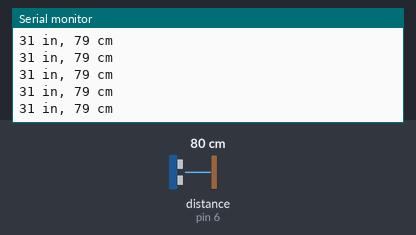
This sketch was run on a simulated Arduino Uno, built with avr-gcc and run on an emulated ATmega328P. Shown: the last lines printed to the serial monitor. Wiring (inferred from the names in the program): ultrasonic range finder: trigger pin 7; echo pin 6. Inputs (shaded band) come from the test bench; at power-on: distance to the obstacle (sensor on pin 6) 80 cm. The echo pulse lasts 58.3 µs per cm.

Above: at 1.2 s.
1.3 s: distance to the obstacle (sensor on pin 6) set to 4 cm
At 1.35 s:
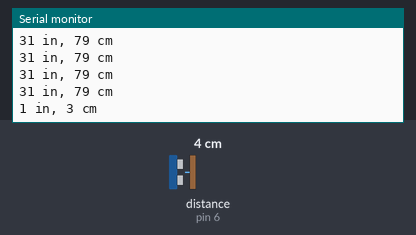
4.3 s: distance to the obstacle (sensor on pin 6) set to 2 cm
At 4.31 s:
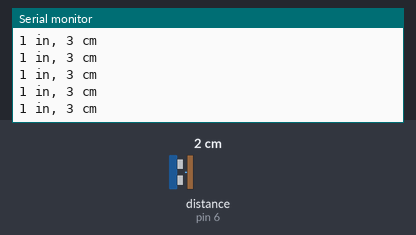
5.8 s: distance to the obstacle (sensor on pin 6) set to 35 cm
At 5.84 s:
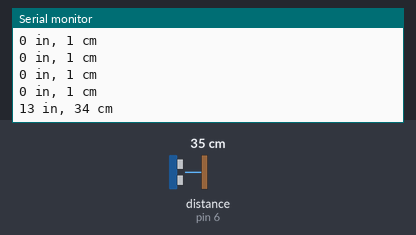
Timing chart, 0 to 8.8 s (numbered marks = the images above; inputs shaded):
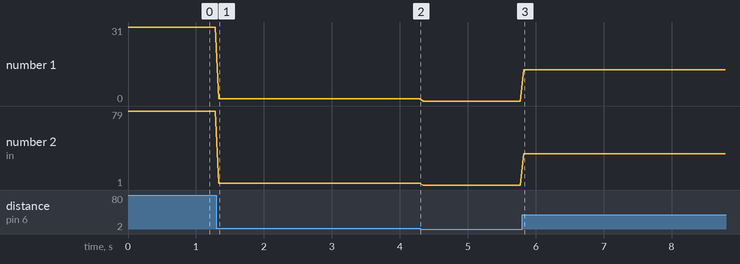

Measured:
- after the input at 1.3 s, the serial monitor: prints a new line at once (image 1)
- after the input at 5.8 s, the serial monitor: prints a new line at once (image 3)
- plotted number 1: 31 → 1 after the input at 1.3 s, 1 → 0 after the input at 4.3 s, 0 → 13 after the input at 5.8 s
- plotted number 2: 79 → 3 after the input at 1.3 s, 1 → 34 after the input at 5.8 s

The sketch:

Src_Ultrasonik.ino
```cpp
int pinTrig = 7;
int pinEcho = 6;
long durasi, cm, in;

void setup() {

  Serial.begin(9600);
  pinMode(pinTrig, OUTPUT);
  pinMode(pinEcho, INPUT);

}

void loop() {

  digitalWrite(pinTrig, LOW);
  delayMicroseconds(5);
  digitalWrite(pinTrig, HIGH);
  delayMicroseconds(10);
  digitalWrite(pinTrig, LOW);

  pinMode(pinEcho, INPUT);
  durasi = pulseIn(pinEcho, HIGH);

  cm = (durasi/2) / 29.1;
  in = (durasi/2) / 74;

  Serial.print(in);
  Serial.print(" in, ");
  Serial.print(cm);
  Serial.print(" cm");
  Serial.println();

  delay(50);

}
```
